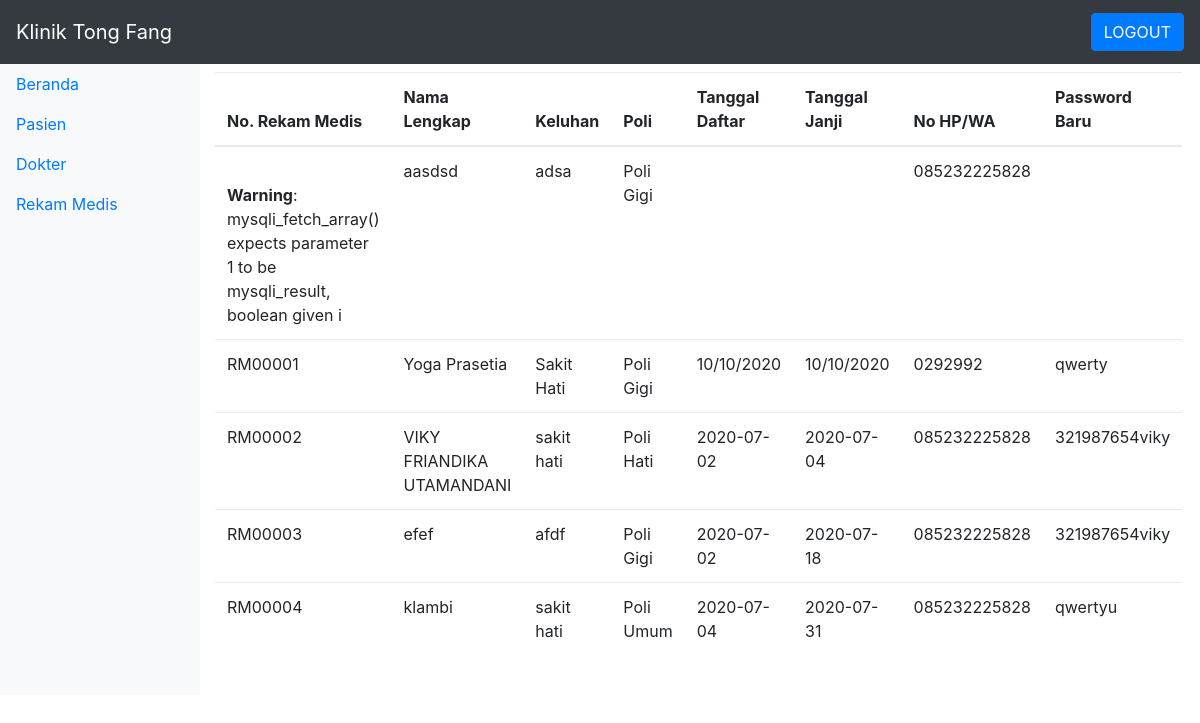
Screenshot of /cekdaftar.php with the database file from the repository.
### tables this page shows
CREATE TABLE IF NOT EXISTS `pasien` (
  `id` varchar(100) NOT NULL,
  `nama` varchar(100) NOT NULL,
  `keluhan` varchar(100) NOT NULL,
  `poli` varchar(100) NOT NULL,
  `tgl_daftar` varchar(100) NOT NULL,
  `tgl_janji` varchar(100) NOT NULL,
  `no_hp` varchar(100) NOT NULL,
  `password` varchar(100) NOT NULL,
  PRIMARY KEY (`id`)
);

### cekdaftar.php (the view, shortened to what this page needs)
<?php
include "koneksi.php";
?>
<!DOCTYPE html>
<html lang="en">
<head>
<link rel="stylesheet" href="css/bootstrap.min.css">
</head>
<body>
<?php include 'sidebar.php' ?>
<table class="table table-striped">
<thead>
<tr>
<th scope="col">No. Rekam Medis</th>
<th scope="col">Nama Lengkap</th>
<th scope="col">Keluhan</th>
<th scope="col">Poli</th>
<th scope="col">Tanggal Daftar</th>
<th scope="col">Tanggal Janji</th>
<th scope="col">No HP/WA</th>
<th scope="col">Password Baru</th>
</tr>
<?php
$ambil=mysqli_query ($koneksi,"select * from pasien");
while ($data=mysqli_fetch_array($ambil)){
?>
<tr>
<td><?php echo $data['0']; ?></td>
<td><?php echo $data['1']; ?></td>
<td><?php echo $data['2']; ?></td>
<td><?php echo $data['3']; ?></td>
<td><?php echo $data['4']; ?></td>
<td><?php echo $data['5']; ?></td>
<td><?php echo $data['6']; ?></td>
<td><?php echo $data['7']; ?></td>
</tr>
<?php
}
?>
</thead>
</table>
</div>
</body>
</html>

### sidebar.php (shortened to what this page needs)
<nav class="navbar navbar-expand-md navbar-dark fixed-top bg-dark">
<a class="navbar-brand" href="#">Klinik Tong Fang</a>
<div class="collapse navbar-collapse" id="navbarsExampleDefault">
	<form class="form-inline my-2 my-lg-0">
		<a href="index.html" class="btn btn-primary">LOGOUT</a>
		<br/>
		<br/>
	</form>
</div>
</nav>
<div class="container-fluid" id="main">
	<div class="row row-offcanvas row-offcanvas-left">
		<div class="col-md-3 col-lg-2 sidebar-offcanvas bg-light pl-0" id="sidebar" role="navigation">
			<ul class="nav flex-column sticky-top pl-0 pt-5 mt-3">
				<li class="nav-item">
					<a class="nav-link" href="admin.php">Beranda</a>
				</li>
				<li class="nav-item">
					<a class="nav-link" href="cekdaftar.php">Pasien</a>
				</li>
				<li class="nav-item">
					<a class="nav-link" href="dokter.php">Dokter</a>
				</li>
				<li class="nav-item">
					<a class="nav-link" href="rekammedis.php">Rekam Medis</a>
				</li>
			</ul>
		</div>
		<div class="col main pt-5 mt-3">
			<div class="row mb-3">
				<div class="col-xl-3 col-sm-6 py-2">

### rows the page displays
pasien: id "Warning : mysqli_fetch_array() expects parameter 1 to be mysqli_result, boolean given i", nama "aasdsd", keluhan "adsa", poli "Poli Gigi", no_hp "085232225828"
pasien: id "RM00001", nama "Yoga Prasetia", keluhan "Sakit Hati", poli "Poli Gigi", tgl_daftar "10/10/2020", tgl_janji "10/10/2020", no_hp "0292992", password "qwerty"
pasien: id "RM00002", nama "VIKY FRIANDIKA UTAMANDANI", keluhan "sakit hati", poli "Poli Hati", tgl_daftar "2020-07-02", tgl_janji "2020-07-04", no_hp "085232225828", password "321987654viky"
pasien: id "RM00003", nama "efef", keluhan "afdf", poli "Poli Gigi", tgl_daftar "2020-07-02", tgl_janji "2020-07-18", no_hp "085232225828", password "321987654viky"
pasien: id "RM00004", nama "klambi", keluhan "sakit hati", poli "Poli Umum", tgl_daftar "2020-07-04", tgl_janji "2020-07-31", no_hp "085232225828", password "qwertyu"
